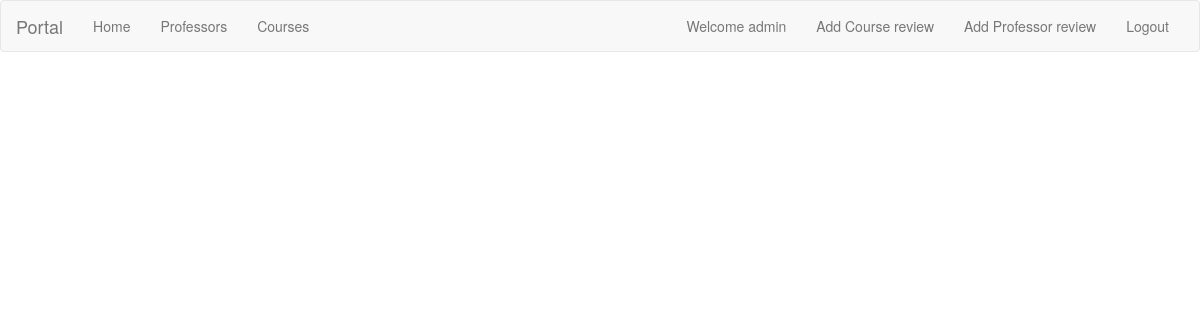
Before: /courses/ (signed in) with the older database file.
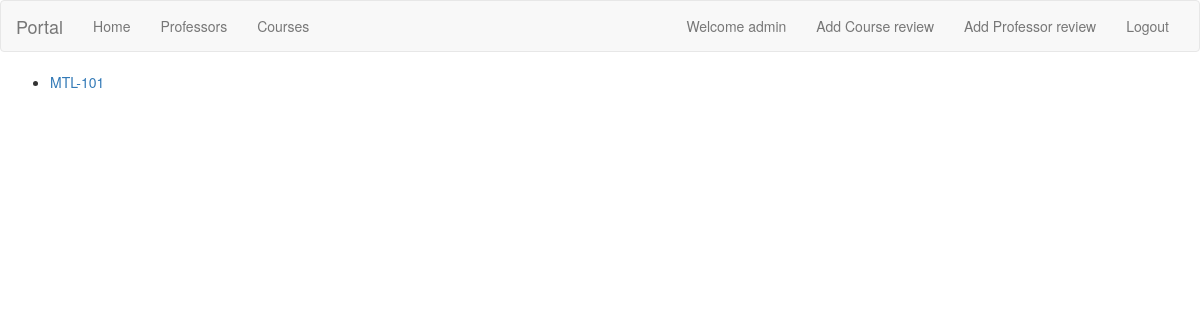
After: the same page with the newer database file.
### courses/models.py (models this page shows, shortened)
class Course(models.Model):
    name = models.CharField(max_length=100)
    department = models.CharField(max_length=100)

### courses/views.py (the view)
class IndexView(generic.ListView):
    template_name = 'courses/index.html'
    context_object_name = 'all_courses'
    def get_queryset(self):
        return Course.objects.all()

### courses/templates/courses/index.html
{% extends 'root/base.html' %}
{% block body %}
<ul>
    {% for course in all_courses %}
        <li><a href="{% url 'courses:detail' course.id %}"> {{ course.name }} </a></li>
    {% endfor %}
</ul>
{% endblock %}

Changed rows visible on the page:
added Course: name "MTL-101"
